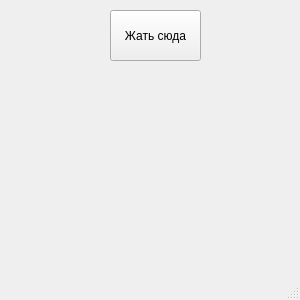
<?xml version="1.0" encoding="UTF-8"?>
<ui version="4.0">
 <class>MainWindow</class>
 <widget class="QMainWindow" name="MainWindow">
  <property name="geometry">
   <rect>
    <x>0</x>
    <y>0</y>
    <width>300</width>
    <height>300</height>
   </rect>
  </property>
  <property name="windowTitle">
   <string>MainWindow</string>
  </property>
  <widget class="QWidget" name="centralwidget">
   <widget class="QPushButton" name="rb1">
    <property name="geometry">
     <rect>
      <x>110</x>
      <y>10</y>
      <width>91</width>
      <height>51</height>
     </rect>
    </property>
    <property name="text">
     <string>Жать сюда</string>
    </property>
   </widget>
  </widget>
  <widget class="QMenuBar" name="menubar">
   <property name="geometry">
    <rect>
     <x>0</x>
     <y>0</y>
     <width>300</width>
     <height>21</height>
    </rect>
   </property>
  </widget>
  <widget class="QStatusBar" name="statusbar"/>
 </widget>
 <resources/>
 <connections/>
</ui>
